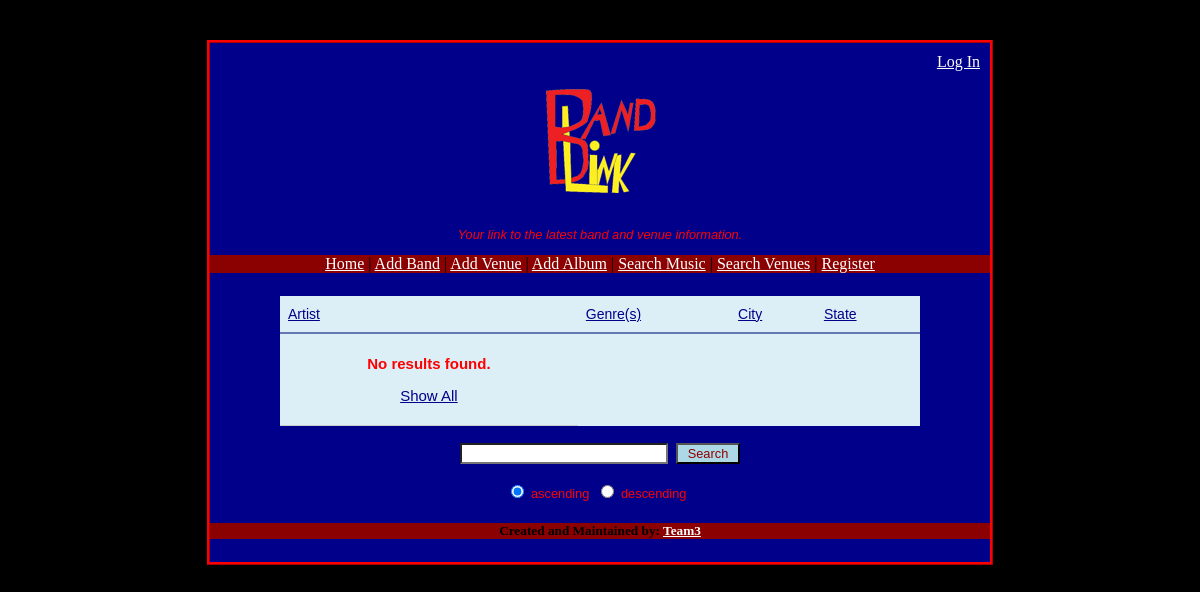
Page /musicsearch.php on the earlier database version.
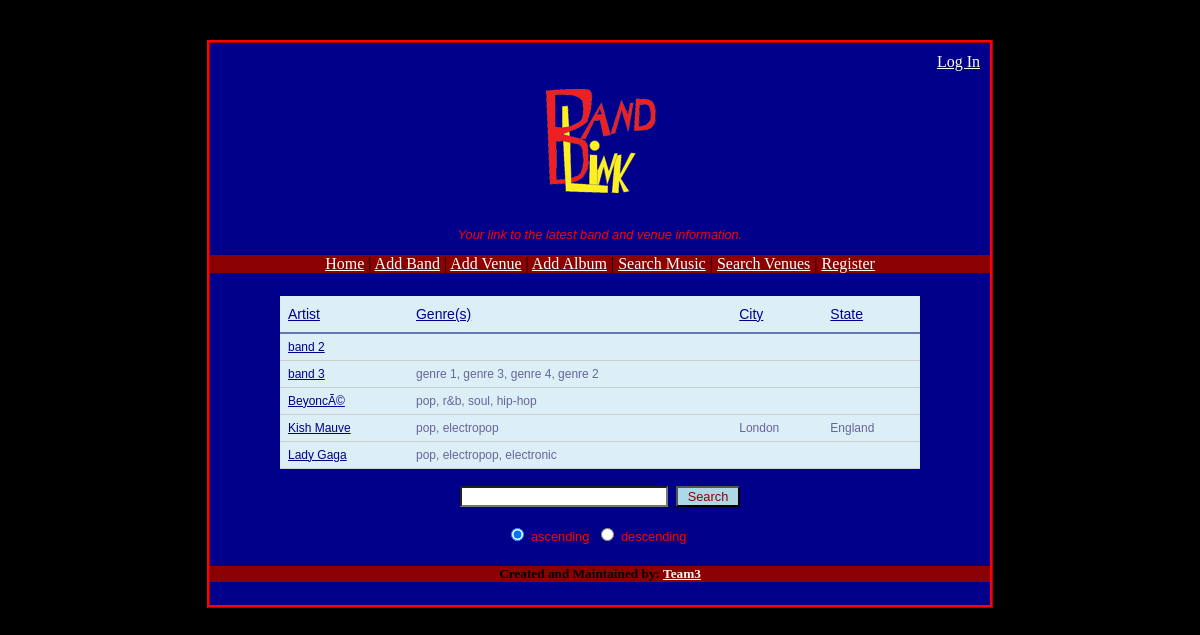
Same page on the later database version.
### tables this page shows
CREATE TABLE IF NOT EXISTS `band` (
  `band_id` int(11) NOT NULL AUTO_INCREMENT,
  `bandName` varchar(30) NOT NULL,
  `bandCity` varchar(40) NOT NULL,
  `bandState` varchar(25) NOT NULL,
  `bandDescription` blob NOT NULL,
  `bandPhoto` varchar(100) NOT NULL,
  PRIMARY KEY (`band_id`),
  KEY `band_index` (`bandName`)
);

### session.php (called while the page is built, shortened)
<?php
$logged_in = isset($_SESSION['email']);
?>

### musicsearch.php (the view, shortened to what this page needs)
<?php include("session.php"); ?>
<!DOCTYPE html PUBLIC "-//W3C//DTD XHTML 1.0 Transitional//EN"
  "http://www.w3.org/TR/xhtml1/DTD/xhtml1-transitional.dtd">
<html xmlns="http://www.w3.org/1999/xhtml" xml:lang="en" lang="en">
<head>
  <link rel="stylesheet" type="text/css" href="style.css" />
</head>
<body>
<div id="wrap">
    <?php include("header.php"); ?>
	<center><div id="search">
	<?php
	include("db_connect.php");
	$search = trim($_GET['q']);
	$sort = $_GET['sort'];
	if (empty($sort)) $sort = "bandName";
	$desc = $_GET['desc'];
	$query = "SELECT * FROM band ORDER BY $sort;";
	echo "<br />";
	$num_col = 0;
	function header_cell($title, $attribute, $num_col)
	{
		return "<th><a style='color:darkblue;' href='musicsearch?sort=$attribute&desc=$desc'>$title</a></th>";
	}
	echo "<table style='width:640px;' id=\"hor-minimalist-b\" >\n<tr>";
	echo header_cell("Artist", "bandName", $num_col);
	echo header_cell("Genre(s)", "bandGenre", $num_col);
	echo header_cell("City", "bandCity", $num_col);
	echo header_cell("State", "bandState", $num_col);
	echo "</tr>\n";
	function highlight_matches($term, $str, $underline)
	{
		if (empty($term)) return $str;
		return $str;
	}
	$count = 0;
	$result = mysqli_query($db, $query) or die("Error Querying Database");
	while ($row = mysqli_fetch_assoc($result))
	{
		$match = false;
		$id = $row['band_id'];
		$name = $row['bandName'];
		$genre = "";
		$city = $row['bandCity'];
		$state = $row['bandState'];
		$query = "SELECT * FROM band_genre WHERE band_id = '$id'";
		$result2 = mysqli_query($db, $query);
		$first = true;
		while ($row2 = mysqli_fetch_assoc($result2))
		{
			$result3 = mysqli_query($db, "SELECT * FROM genre WHERE genre_id = '".$row2['genre_id']."'");
			while ($row3 = mysqli_fetch_assoc($result3))
			{
				if (!$first) $genre .= ", ";
				$genre .= $row3['genre'];
				$first = false;
			}
		}
		if (stripos($name, $search) !== false) $match = true;
		if (stripos($genre, $search) !== false) $match = true;
		if (stripos($city, $search) !== false) $match = true;
		if (stripos($state, $search) !== false) $match = true;
		if ($match || (empty($search)))
		{
			echo "<tr>";
			echo "<td><a style='color:darkblue;' href='bandprofile.php?id=$id'>";
			echo highlight_matches($search, $name, true)."</a></td>";
			echo "<td>".highlight_matches($search, $genre, false)."</td>";
			echo "<td>".highlight_matches($search, $city, false)."</td>";
			echo "<td>".highlight_matches($search, $state, false)."</td>";
			echo "</tr>\n";
			++$count;
		}
	}
	if ($count < 1)
	{
		echo "<tr><td style='text-align:center;' colspan='$num_col'><p style='font-weight:bold; font-size:125%'>";
		echo "No results found";
		if (!empty($search)) echo " for \"".$search.".\"</p>";
		else echo ".";
		echo "<p style='font-size:125%'>";
		echo "<a style='color:darkblue;' href='musicsearch.php?sort=$sort&desc=$desc'>Show All</a></p></th></tr>";
	}
	echo "</table>\n";
	echo "<p><form method='get' action='musicsearch.php'>";
	echo "<input type='text' name='q' value='$search' />";
	echo "&nbsp;&nbsp;<input type='submit' value=' Search ' /></p>";
	echo "<p><input type='radio' name='desc' value=0";
	if ($desc == 0 || $desc == "") echo " checked";
	echo " />&nbsp;ascending&nbsp;&nbsp;";
	echo "<input type='radio' name='desc' value=1";
	if ($desc == 1) echo " checked";
	echo " />&nbsp;descending&nbsp;&nbsp;</p>";
	?>
	</div></center>
</div>
</body>
</html>

### header.php
<div id="header" style="margin:10px 10px 0px 10px;">
<?php
echo "<span style='float:right;'>";
if ($logged_in) echo "<span style='color:red;'>".$_SESSION['name']."</span>&nbsp;&nbsp;<a href='logout.php'>Logout</a>";
else echo "<a href='login.php'>Log In</a>";
echo "</span><br />\n";
?>
<a href="."><img border=0 src="Pictures/logo.png" /></a>
</div>
<div id="nav"><center><p><i>Your link to the latest band and venue information.</i></p></center></div>
	<div id="Navigation">
	<a href=".">Home</a>
	|
	<a href="addband.php">Add Band</a>
	|
	<a href="addvenue.php">Add Venue</a>
	|
	<a href="addalbum.php">Add Album</a>
	|
	<a href="musicsearch.php">Search Music</a>
	|
	<a href="venuesearch.php">Search Venues</a>
	|
	<?php if (!$logged_in) { ?>
	<a href="register.php">Register</a>
	<?php } else { ?>
	<a href="account.php">Account</a>
	<?php } ?>
	</div>

### style.css (style rules this page uses)
body { padding: 0; margin: 0; background-color: black; background-repeat: repeat-x; color: #000; text-align: center; }
A:link { color: white; }
#wrap { border-style: ridge; border-color: Red; width: 780px; margin-top: 40px; margin-right: auto; margin-left: auto; margin-bottom:40px; background: darkblue; }
#Navigation { width: 780px; text-align: center; background-color: darkred; }
#footer { clear: both; background: darkred; }
p { color: red; background-color: transparent; font-family: "Lucida Sans Unicode", "Lucida Grande", Sans-Serif; font-size: 0.8em; }
input { color: #039; background-color: transparent; font-family: "Lucida Sans Unicode", "Lucida Grande", Sans-Serif; font-size: 0.8em; }
input[type=text] { margin-top: 5px; margin-bottom: 5px; background-color: white; color: black; width: 200px; }
input[type=submit] { background-color: lightblue; color: darkred; }
#hor-minimalist-b { font-family: "Lucida Sans Unicode", "Lucida Grande", Sans-Serif; font-size: 12px; background: #dceef6;; margin: 5px; width: 440px; border-collapse: collapse; text-align: left; }
#hor-minimalist-b th { font-size: 14px; font-weight: normal; color: #039; padding: 10px 8px; border-bottom: 2px solid #6678b1; }
#hor-minimalist-b td { border-bottom: 1px solid #ccc; color: #669; padding: 6px 8px; }

Differences in the rows shown:
added band: bandName "band 2"
added band: bandName "band 3", genre "genre 1, genre 3, genre 4, genre 2"
added band: bandName "BeyoncÃ©", genre "pop, r&b, soul, hip-hop"
added band: bandName "Kish Mauve", genre "pop, electropop", bandCity "London", bandState "England"
added band: bandName "Lady Gaga", genre "pop, electropop, electronic"
Other differences:
text no longer shown: "No results found . Show All"
